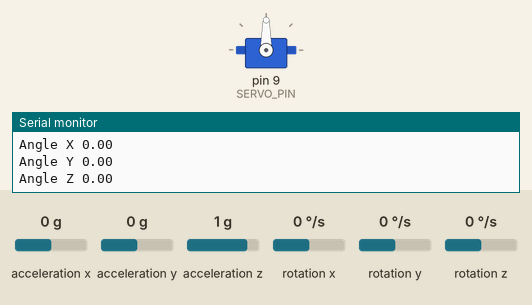
The sketch below on a simulated Arduino Uno, built with avr-gcc and run on an emulated ATmega328P. Shown: servo, the last lines printed to the serial monitor. Wiring (inferred from the names in the program): MPU-6050 motion sensor at I2C address 0x68. The test bench sets the inputs (shaded band); at power-on: acceleration x 0 g, acceleration y 0 g, acceleration z 1 g, rotation x 0 °/s, rotation y 0 °/s, rotation z 0 °/s.

Above: at 1.4 s.
1.5 s: acceleration x set to -1.4 g
At 2.4 s:
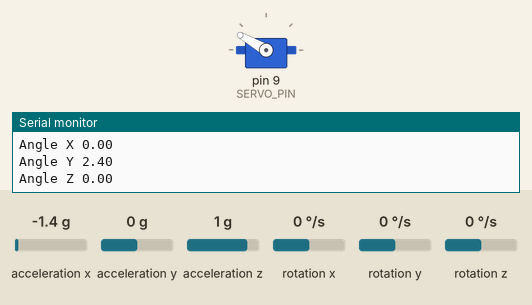
3.3 s: acceleration y set to -0.8 g
4.8 s: acceleration y set to -1.1 g
At 5.6 s:
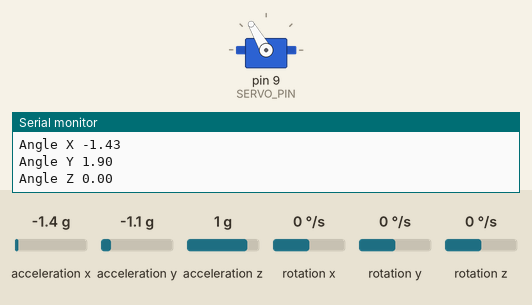
6.3 s: acceleration x set to -0.8 g
7.8 s: acceleration x set to -0.5 g
At 8.8 s:
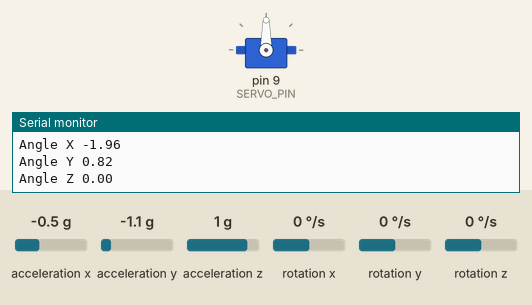
9.3 s: acceleration x set to 0.5 g
10.8 s: acceleration x set to 0.8 g
At 12.0 s:
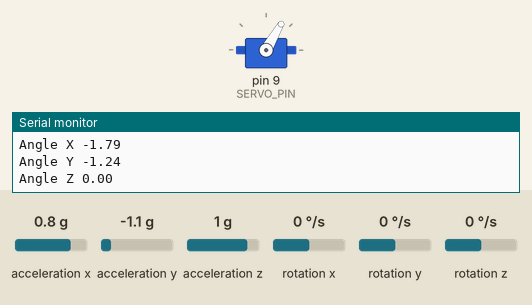
Timing chart, 0 to 13.3 s (numbered marks = the images above; inputs shaded):
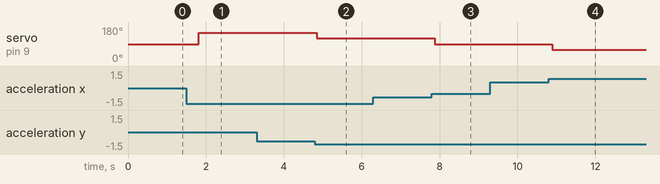

Measured:
- the behaviour switches between -0.9 and -1 g on acceleration y (found by bisection; images 1 and 2)
- the behaviour switches between -0.7 and -0.6 g on acceleration x (found by bisection; images 2 and 3)
- the behaviour switches between 0.6 and 0.7 g on acceleration x (found by bisection; images 3 and 4)
- after the input at 1.5 s, servo on pin 9 (SERVO_PIN): 90° → 150° after 0.32 s
- after the input at 4.8 s, servo on pin 9 (SERVO_PIN): 150° → 120° after 0.05 s
- after the input at 7.8 s, servo on pin 9 (SERVO_PIN): 120° → 90° after 0.07 s
- after the input at 10.8 s, servo on pin 9 (SERVO_PIN): 90° → 60° after 0.10 s

The sketch:

Servo_Accelerometer.ino
```cpp
// (licence header left out)
#include <Wire.h>
#include <Servo.h>

#define ALPHA 0.956
#define T_SAMPLE 0.0002 // 0.2ms
#define SERVO_PIN 9

long accelX, accelY, accelZ;
float gForceX, gForceY, gForceZ;

long gyroX, gyroY, gyroZ;
float rotX, rotY, rotZ;

float last_gyro_x = 0;
float last_gyro_y = 0;
float last_gyro_z = 0;

Servo Servo1;

void setup() {
  Serial.begin(9600);
  Servo1.attach(SERVO_PIN);
  Wire.begin();
  setupMPU();
}


void loop() {
  recordAccelRegisters();
  recordGyroRegisters();
  printData();
  delay(100);
}

void setupMPU(){
  Wire.beginTransmission(0b1101000); //This is the I2C address of the MPU (b1101000/b1101001 for AC0 low/high datasheet sec. 9.2)
  Wire.write(0x6B); //Accessing the register 6B - Power Management (Sec. 4.28)
  Wire.write(0b00000000); //Setting SLEEP register to 0. (Required; see Note on p. 9)
  Wire.endTransmission();
  Wire.beginTransmission(0b1101000); //I2C address of the MPU
  Wire.write(0x1B); //Accessing the register 1B - Gyroscope Configuration (Sec. 4.4)
  Wire.write(0x00000000); //Setting the gyro to full scale +/- 250deg./s
  Wire.endTransmission();
  Wire.beginTransmission(0b1101000); //I2C address of the MPU
  Wire.write(0x1C); //Accessing the register 1C - Acccelerometer Configuration (Sec. 4.5)
  Wire.write(0b00000000); //Setting the accel to +/- 2g
  Wire.endTransmission();
}

void recordAccelRegisters() {
  // Serial.print("Entering Acc at ");
  // Serial.println(micros());
  Wire.beginTransmission(0b1101000); //I2C address of the MPU
  Wire.write(0x3B); //Starting register for Accel Readings
  Wire.endTransmission();
  Wire.requestFrom(0b1101000,6); //Request Accel Registers (3B - 40)
  while(Wire.available() < 6);
  accelX = Wire.read()<<8|Wire.read(); //Store first two bytes into accelX
  accelY = Wire.read()<<8|Wire.read(); //Store middle two bytes into accelY
  accelZ = Wire.read()<<8|Wire.read(); //Store last two bytes into accelZ
  processAccelData();
  // Serial.print("Leaving Acc at ");
  // Serial.println(micros());
}

void processAccelData(){
  gForceX = accelX / 16384.0;
  gForceY = accelY / 16384.0;
  gForceZ = accelZ / 16384.0;

  Serial.println(gForceX);
  Serial.println(gForceY);
  Serial.println(gForceZ);
}

void recordGyroRegisters() {
  // Serial.print("Entering Gyro at ");
  // Serial.println(micros());

  Wire.beginTransmission(0b1101000); //I2C address of the MPU
  Wire.write(0x43); //Starting register for Gyro Readings
  Wire.endTransmission();
  Wire.requestFrom(0b1101000,6); //Request Gyro Registers (43 - 48)
  while(Wire.available() < 6);
  gyroX = Wire.read()<<8|Wire.read(); //Store first two bytes into accelX
  gyroY = Wire.read()<<8|Wire.read(); //Store middle two bytes into accelY
  gyroZ = Wire.read()<<8|Wire.read(); //Store last two bytes into accelZ
  processGyroData();
  // Serial.print("Leaving Gyro at ");
  // Serial.println(micros());
}

void processGyroData() {
  rotX = gyroX / 131.0;
  rotY = gyroY / 131.0;
  rotZ = gyroZ / 131.0;
}

void printData() {
  float accel_angle_x = atan(gForceY/sqrt(gForceX*gForceX+gForceZ*gForceZ))*1/(3.142/180);
  float accel_angle_y = -atan(gForceX/sqrt(gForceY*gForceY+gForceZ*gForceZ))*1/(3.142/180);

  float gyro_x = last_gyro_x + T_SAMPLE * rotX;
  float gyro_y = last_gyro_y + T_SAMPLE * rotY;
  float gyro_z = last_gyro_z + T_SAMPLE * rotZ;

  float angle_x = ALPHA * gyro_x + (1.0 - ALPHA) * accel_angle_x;
  float angle_y = ALPHA * gyro_y + (1.0 - ALPHA) * accel_angle_y;
  float angle_z = gyro_z;  //Accelerometer doesn't give z-angle

  Serial.print("Angle X ");
  Serial.println(angle_x);

  Serial.print("Angle Y ");
  Serial.println(angle_y);

  Serial.print("Angle Z ");
  Serial.println(angle_z);

  float servo_angle = map(angle_y, -3.2, 3.2, 0, 180);
  Servo1.write(servo_angle);

  delay(500);

  // Serial.print("Gyro (deg)");
  // Serial.print(" X=");
  // Serial.print(rotX);
  // Serial.print(" Y=");
  // Serial.print(rotY);
  // Serial.print(" Z=");
  // Serial.print(rotZ);
  // Serial.print(" Accel (g)");
  // Serial.print(" X=");
  // Serial.print(gForceX);
  // Serial.print(" Y=");
  // Serial.print(gForceY);
  // Serial.print(" Z=");
  // Serial.println(gForceZ);
}
```
